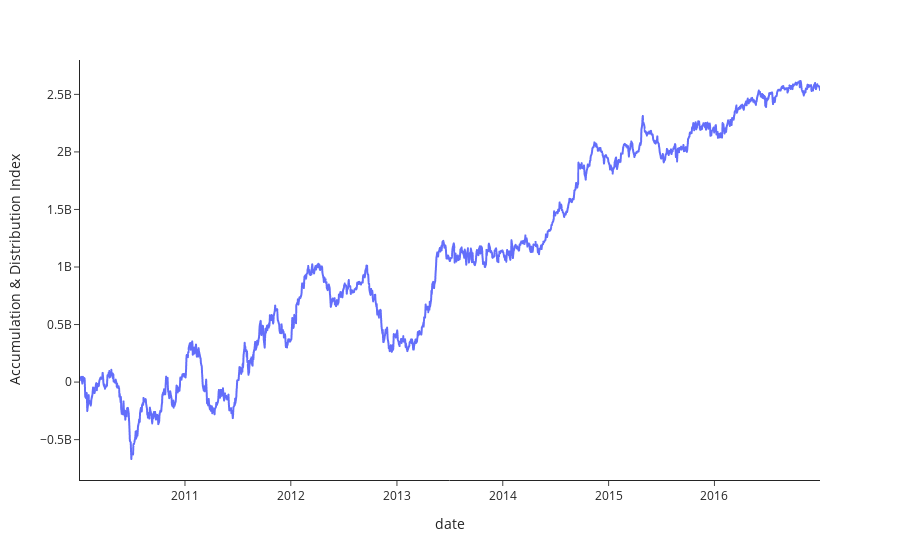

Write notebook code for a chart like this one.
### Code cell
indicator = ta.volume.AccDistIndexIndicator(stock_price["high"], stock_price["low"],
                                            stock_price["close"], stock_price["volume"])
ADI = indicator.acc_dist_index()
fig = px.line(stock_price, x=stock_price["date"], y=ADI, labels=dict(y="Accumulation & Distribution Index"))
fig.update_layout(template="simple_white")
fig

### Figure 1 — Plotly figure (JSON) as saved in the notebook; plotly's stock layout.template omitted (floating-point values rounded to 4 significant figures; data arrays with more than 128 entries replaced by an {"elided": "..."} marker saying what was removed)
{"data": [{"hovertemplate": "date=%{x}<br>Accumulation & Distribution Index=%{y}<extra></extra>", "legendgroup": "", "line": {"color": "#636efa", "dash": "solid"}, "mode": "lines", "name": "", "showlegend": false, "type": "scattergl", "x": {"elided": "1762 str values"}, "xaxis": "x", "y": {"elided": "1762 float values"}, "yaxis": "y"}], "layout": {"legend": {"tracegroupgap": 0}, "margin": {"t": 60}, "xaxis": {"anchor": "y", "domain": [0, 1], "title": {"text": "date"}}, "yaxis": {"anchor": "x", "domain": [0, 1], "title": {"text": "Accumulation & Distribution Index"}}}}
